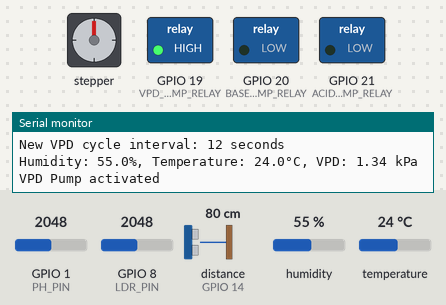
The sketch below on a simulated ESP32-S3. Shown: stepper motor, switched loads named in the sketch (green lamp = pin HIGH), the last lines printed to the serial monitor. Wiring (inferred from the names in the program): ultrasonic range finder: trigger GPIO 13; echo GPIO 14. The test bench sets the inputs (shaded band); at power-on: GPIO 8 (LDR_PIN) = 2048, GPIO 1 (PH_PIN) = 2048, humidity 55 %, distance to the obstacle (sensor on GPIO 14) 80 cm, temperature 24 °C (analog values on the 0–4095 scale). The echo pulse lasts 58.3 µs per cm; WiFi joins after 1.5 s; servers stay silent unless stated; the local clock reads 2024-03-15 10:24:30 at power-on unless the sketch sets it; stepper angles assume 200 steps per turn; pins used as bus, display or sensor lines are not drawn.

Above: at 2.7 s.
2.8 s: GPIO 8 (LDR_PIN) set to 533
14.9 s: GPIO 8 (LDR_PIN) set to 467
At 19.8 s:
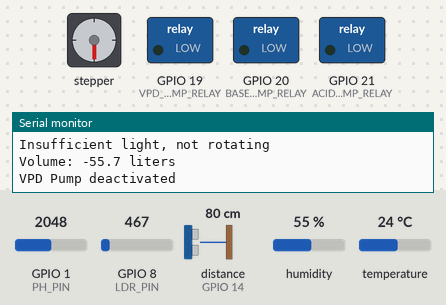
27.0 s: GPIO 1 (PH_PIN) set to 2011
At 31.3 s:
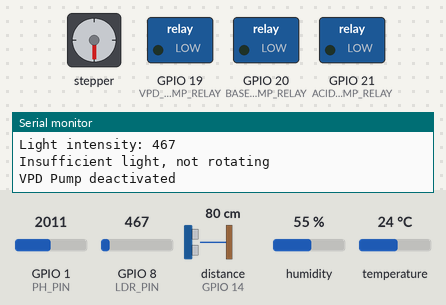
32.0 s: GPIO 8 (LDR_PIN) set to 540
At 36.1 s:
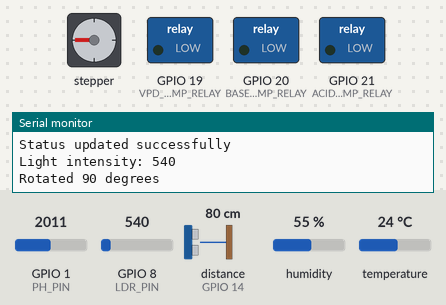
44.0 s: humidity set to 22 %
56.1 s: GPIO 1 (PH_PIN) set to 1818
62.3 s: GPIO 1 (PH_PIN) set to 1724
At 91.4 s:
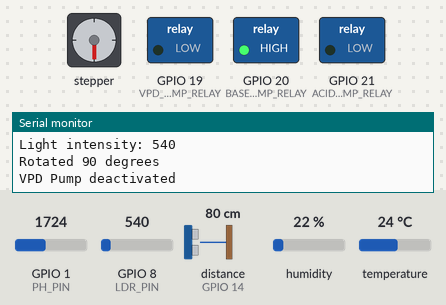
Timing chart, 0 to 92.3 s (numbered marks = the images above; inputs shaded):
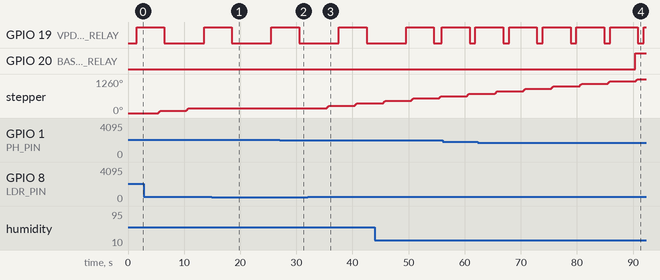

Measured:
- the behaviour switches between 501 and 500 on GPIO 8 (LDR_PIN) (found by bisection; images 0 and 1)
- the behaviour switches between 1755 and 1754 on GPIO 1 (PH_PIN) (found by bisection; images 3 and 4)
- after the input at 14.9 s, stepper: stays 180° (without the input it goes to 181° after 0.45 s)
- after the input at 27.0 s, GPIO 21 (ACID_PUMP_RELAY): stays LOW (without the input it goes to HIGH after 3.3 s)
- after the input at 32.0 s, stepper: turns 90° clockwise in 0.51 s, then 90° clockwise in 0.51 s
- after the input at 62.3 s, GPIO 20 (BASE_PUMP_RELAY): LOW → HIGH after 28.0 s
- by itself, GPIO 19 (VPD_PUMP_RELAY): alternates HIGH for 5.0 s and LOW for 1.0 s

The sketch:

hive.ino
```cpp
#include <Wire.h>
#include <math.h>
#include <AccelStepper.h>
#include "Adafruit_SHT31.h"
#include <WiFi.h>
#include <Firebase_ESP_Client.h>
#include <addons/TokenHelper.h>
#include <addons/RTDBHelper.h>
#include <time.h>

// Pin Definitions for ESP32-S3
#define PH_PIN 1          // ADC1_CH0
#define VPD_PUMP_RELAY 19
#define ACID_PUMP_RELAY 21
#define BASE_PUMP_RELAY 20
#define MIX_PUMP_RELAY 5
#define TRIG_PIN 13
#define ECHO_PIN 14
#define LDR_PIN 8        // Changed to ADC1_CH1 for analog reading
#define STEPPER_STEP_PIN 4
#define STEPPER_DIR_PIN 5

// WiFi credentials
#define WIFI_SSID "Tbag"
#define WIFI_PASSWORD "Dbcooper"

// Firebase credentials
#define API_KEY "AIzaSyAcgvExvFKBu4ZuB1vC6_scQM9HPEgS9uc"
#define DATABASE_URL "https://aero-23f92-default-rtdb.firebaseio.com"

// Add Firebase Authentication credentials
#define FIREBASE_EMAIL "davechrom99@gmail.com"
#define FIREBASE_PASSWORD "0736502088"

// Define Firebase Data object
FirebaseData fbdo;
FirebaseAuth auth;
FirebaseConfig config;

// Constants (unchanged)
#define VPD_PUMP_DURATION 5000
#define MIX_PUMP_DURATION 1000
#define PH_CHECK_INTERVAL 30000
#define PH_WAIT_INTERVAL 18000
#define PH_LOWER_LIMIT 5.5
#define PH_UPPER_LIMIT 6.5
#define DOSAGE_RATE 0.00025
#define RESERVOIR_RADIUS 20.0
#define RESERVOIR_HEIGHT 35.0
#define RESERVOIR_CHECK_INTERVAL 3600
#define ROTATION_INTERVAL 5000
#define STEPS_PER_REVOLUTION 200
#define STEPS_90_DEGREES (STEPS_PER_REVOLUTION / 4)

// Global variables
Adafruit_SHT31 sht31 = Adafruit_SHT31();
AccelStepper stepper(AccelStepper::DRIVER, STEPPER_STEP_PIN, STEPPER_DIR_PIN);

unsigned long lastVPDCycleTime = 0;
unsigned long vpdCycleInterval = 120;
unsigned long lastpHCheckTime = 0;
unsigned long lastReservoirCheckTime = 0;
unsigned long lastRotationTime = 0;
unsigned long lastDataUpdate = 0;
const unsigned long DATA_UPDATE_INTERVAL = 5000; // Update Firebase every 5 seconds

bool isVPDPumping = false;
bool isPHAdjusting = false;
bool isPHWaiting = false;
bool signupOK = false;

long ph_pump_duration = 0;
int LIGHT_THRESHOLD = 500;
float PH_TARGET = 6.0;

void setup() {
  Serial.begin(115200);
  Wire.begin(41, 42);  // ESP32-S3 default I2C pins: SDA=41, SCL=42

  pinMode(VPD_PUMP_RELAY, OUTPUT);
  pinMode(ACID_PUMP_RELAY, OUTPUT);
  pinMode(BASE_PUMP_RELAY, OUTPUT);
  pinMode(MIX_PUMP_RELAY, OUTPUT);
  pinMode(TRIG_PIN, OUTPUT);
  pinMode(ECHO_PIN, INPUT);
  // Remove this line since analog pins don't need pinMode
  // pinMode(LDR_PIN, INPUT);

  digitalWrite(VPD_PUMP_RELAY, LOW);
  digitalWrite(ACID_PUMP_RELAY, LOW);
  digitalWrite(BASE_PUMP_RELAY, LOW);
  digitalWrite(MIX_PUMP_RELAY, HIGH);

  if (!sht31.begin(0x44)) {
    Serial.println("Couldn't find SHT31");
    while (1) delay(1);
  }

  stepper.setMaxSpeed(1000);
  stepper.setAcceleration(500);

  // ESP32 ADC setup
  analogReadResolution(12); // ESP32 has 12-bit ADC

  // Connect to WiFi
  WiFi.begin(WIFI_SSID, WIFI_PASSWORD);
  Serial.print("Connecting to WiFi");
  while (WiFi.status() != WL_CONNECTED) {
    Serial.print(".");
    delay(300);
  }
  Serial.println("\nConnected to WiFi");

  // Configure Firebase
  config.api_key = API_KEY;
  config.database_url = DATABASE_URL;

  // Sign in with email and password
  auth.user.email = FIREBASE_EMAIL;
  auth.user.password = FIREBASE_PASSWORD;

  Firebase.begin(&config, &auth);
  Firebase.reconnectWiFi(true);

  // Wait for authentication
  Serial.println("Authenticating...");
  while (Firebase.ready() == false) {
    Serial.print(".");
    delay(1000);
  }
  Serial.println("\nAuthenticated successfully!");
  signupOK = true;

  config.token_status_callback = tokenStatusCallback;
}

void loop() {
  unsigned long currentTime = millis();

  // Read and update sensor data
  if (currentTime - lastDataUpdate >= DATA_UPDATE_INTERVAL && signupOK) {
    updateAndPublishData();
    lastDataUpdate = currentTime;
  }

  // Run system controls
  handleVPDControl(currentTime);
  handlePHControl(currentTime);
  checkReservoirVolume(currentTime);
  checkLightAndRotate(currentTime);

  stepper.run();
}

void updateAndPublishData() {
  if (Firebase.ready() && signupOK) {
    // Get current time
    time_t now;
    time(&now);

    // Read all sensor data
    float temperature = sht31.readTemperature();
    float humidity = sht31.readHumidity();

    // Debug print raw values
    Serial.printf("Raw temperature: %.2f, humidity: %.2f\n", temperature, humidity);

    // Check if readings are valid
    if (isnan(temperature) || isnan(humidity)) {
      Serial.println("Failed to read from SHT31 sensor!");
      return;
    }

    float vpd = calculateVPD(temperature, humidity);
    float pH = readpH();
    float waterLevel = measureWaterLevel();
    float reservoirVolume = calculateReservoirVolume(waterLevel);
    int lightIntensity = analogRead(LDR_PIN);

    // Create JSON object with error checking
    FirebaseJson json;

    // Only set values if they are valid and convert to fixed decimal places
    json.set("temperature", String(temperature, 1));
    json.set("humidity", String(humidity, 1));
    json.set("vpd", String(vpd, 2));
    json.set("ph", String(pH, 2));
    json.set("waterLevel", String(waterLevel, 1));
    json.set("reservoirVolume", String(reservoirVolume, 1));
    json.set("lightIntensity", lightIntensity);
    json.set("vpdPumpRunning", isVPDPumping);
    json.set("phAdjusting", isPHAdjusting);
    json.set("timestamp", (int)now);  // Convert to integer timestamp

    // Debug print JSON
    String jsonStr;
    json.toString(jsonStr, true);
    Serial.println("Sending JSON:");
    Serial.println(jsonStr);

    // Push to Firebase with error checking
    String path = "/sensor_readings";
    if (Firebase.RTDB.pushJSON(&fbdo, path, &json)) {
      Serial.println("Data sent to Firebase successfully");
    } else {
      Serial.println("Failed to send data to Firebase");
      Serial.println("REASON: " + fbdo.errorReason());
    }

    // Update system status
    FirebaseJson statusJson;
    statusJson.set("status", "Active");
    statusJson.set("lastUpdate", (int)now);  // Convert to integer timestamp
    statusJson.set("vpdPumpRunning", isVPDPumping);
    statusJson.set("phAdjusting", isPHAdjusting);

    if (Firebase.RTDB.setJSON(&fbdo, "/system_status", &statusJson)) {
      Serial.println("Status updated successfully");
    } else {
      Serial.println("Status update failed");
      Serial.println("REASON: " + fbdo.errorReason());
    }
  }
}

// Modified pH reading for ESP32's 12-bit ADC
float readpH() {
  int sensorValue = analogRead(PH_PIN);
  // ESP32 ADC is 12-bit (0-4095)
  return map(sensorValue, 0, 4095, 0, 14);
}

// The rest of the functions remain the same as they don't need ESP-specific modifications
// Just removing yield() calls as they're not needed for ESP32

void checkLightAndRotate(unsigned long currentTime) {
  if (currentTime - lastRotationTime >= ROTATION_INTERVAL) {
    lastRotationTime = currentTime;

    int lightLevel = analogRead(LDR_PIN);
    Serial.printf("Light intensity: %d\n", lightLevel);

    if (lightLevel > LIGHT_THRESHOLD) {
      stepper.moveTo(stepper.currentPosition() + STEPS_90_DEGREES);
      while (stepper.distanceToGo() != 0) {
        stepper.run();
      }
      Serial.println("Rotated 90 degrees");
    } else {
      Serial.println("Insufficient light, not rotating");
    }
  }
}

// Include all other functions here (handleVPDControl, handlePHControl, etc.)
// They remain the same as in your original code, just remove the yield() calls

void handleVPDControl(unsigned long currentTime) {
  if (currentTime - lastVPDCycleTime >= vpdCycleInterval) {
    lastVPDCycleTime = currentTime;

    float humidity = sht31.readHumidity();
    float temperature = sht31.readTemperature();

    if (!isnan(humidity) && !isnan(temperature)) {
      float vpd = calculateVPD(temperature, humidity);
      updateVPDCycleInterval(vpd);

      Serial.printf("Humidity: %.1f%%, Temperature: %.1f°C, VPD: %.2f kPa\n",
                   humidity, temperature, vpd);
    } else {
      Serial.println("Failed to read from SHT31 sensor!");
    }

    digitalWrite(VPD_PUMP_RELAY, HIGH);
    isVPDPumping = true;
    Serial.println("VPD Pump activated");
  }

  if (isVPDPumping && currentTime - lastVPDCycleTime >= VPD_PUMP_DURATION) {
    digitalWrite(VPD_PUMP_RELAY, LOW);
    isVPDPumping = false;
    Serial.println("VPD Pump deactivated");
  }
}

void handlePHControl(unsigned long currentTime) {
  if (!isPHAdjusting && !isPHWaiting && currentTime - lastpHCheckTime >= PH_CHECK_INTERVAL) {
    checkAndAdjustPH(currentTime);
  }

  if (isPHWaiting && currentTime - lastpHCheckTime >= PH_WAIT_INTERVAL) {
    isPHWaiting = false;
    checkAndAdjustPH(currentTime);
  }

  if (isPHAdjusting && currentTime - lastpHCheckTime >= ph_pump_duration) {
    digitalWrite(ACID_PUMP_RELAY, LOW);
    digitalWrite(BASE_PUMP_RELAY, LOW);
    digitalWrite(MIX_PUMP_RELAY, LOW);

    delay(MIX_PUMP_DURATION);

    digitalWrite(MIX_PUMP_RELAY, HIGH);
    isPHAdjusting = false;
    isPHWaiting = true;
    Serial.println("pH adjustment cycle completed, waiting before rechecking");
  }
}

void checkReservoirVolume(unsigned long currentTime) {
  if (currentTime - lastReservoirCheckTime >= RESERVOIR_CHECK_INTERVAL) {
    lastReservoirCheckTime = currentTime;

    float waterLevel = measureWaterLevel();
    float volume = calculateReservoirVolume(waterLevel);

    Serial.printf("Volume: %.1f liters\n", volume);
    ph_pump_duration = volume * DOSAGE_RATE * 1000000; // Convert to ms
  }
}

float calculateVPD(float temperature, float humidity) {
  float svp = 0.6108 * exp(17.27 * temperature / (temperature + 237.3));
  float avp = (humidity / 100.0) * svp;
  return svp - avp;
}

void updateVPDCycleInterval(float vpd) {
  vpdCycleInterval = (vpd > 1.5) ? 6000 : (vpd < 0.8) ? 18000 : 12000;
  Serial.printf("New VPD cycle interval: %d seconds\n", vpdCycleInterval / 1000);
}

float measureWaterLevel() {
  digitalWrite(TRIG_PIN, LOW);
  delayMicroseconds(2);
  digitalWrite(TRIG_PIN, HIGH);
  delayMicroseconds(10);
  digitalWrite(TRIG_PIN, LOW);

  long duration = pulseIn(ECHO_PIN, HIGH);
  return RESERVOIR_HEIGHT - (duration * 0.034 / 2);
}

float calculateReservoirVolume(float waterLevel) {
  return PI * RESERVOIR_RADIUS * RESERVOIR_RADIUS * waterLevel / 1000.0;
}

void checkAndAdjustPH(unsigned long currentTime) {
  lastpHCheckTime = currentTime;
  float pH = readpH();
  Serial.printf("Current pH: %.2f\n", pH);

  if (pH < PH_LOWER_LIMIT || pH > PH_UPPER_LIMIT) {
    if (pH < PH_TARGET) {
      Serial.println("pH too low, activating base pump");
      digitalWrite(BASE_PUMP_RELAY, HIGH);
    } else {
      Serial.println("pH too high, activating acid pump");
      digitalWrite(ACID_PUMP_RELAY, HIGH);
    }
    isPHAdjusting = true;

    Serial.printf("Dosing for %ld ms based on current reservoir volume\n", ph_pump_duration);
  } else {
    Serial.println("pH within acceptable range");
  }
}
```
